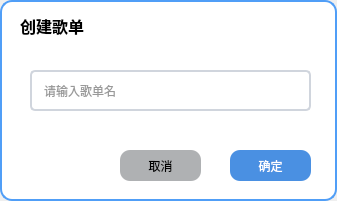
<?xml version="1.0" encoding="UTF-8"?>
<ui version="4.0">
 <class>UiDialog</class>
 <widget class="QDialog" name="UiDialog">
  <property name="geometry">
   <rect>
    <x>0</x>
    <y>0</y>
    <width>337</width>
    <height>201</height>
   </rect>
  </property>
  <property name="windowTitle">
   <string>Dialog</string>
  </property>
  <layout class="QHBoxLayout" name="horizontalLayout">
   <property name="spacing">
    <number>0</number>
   </property>
   <property name="leftMargin">
    <number>0</number>
   </property>
   <property name="topMargin">
    <number>0</number>
   </property>
   <property name="rightMargin">
    <number>0</number>
   </property>
   <property name="bottomMargin">
    <number>0</number>
   </property>
   <item>
    <widget class="QWidget" name="myWidget" native="true">
     <property name="styleSheet">
      <string notr="true">QWidget#myWidget { 
	background-color: white; 
	border-radius: 12px; 
	border: 1.5px solid rgb(80, 158, 247);
}</string>
     </property>
     <widget class="QLineEdit" name="lineEdit">
      <property name="geometry">
       <rect>
        <x>30</x>
        <y>70</y>
        <width>281</width>
        <height>41</height>
       </rect>
      </property>
      <property name="styleSheet">
       <string notr="true">QLineEdit{
border-radius: 5px;
padding-left: 10px;
background-color: white;
border: 1.5px solid #D0D5DD;
color: #333333;
}
</string>
      </property>
      <property name="placeholderText">
       <string>请输入歌单名</string>
      </property>
     </widget>
     <widget class="QLabel" name="label">
      <property name="geometry">
       <rect>
        <x>20</x>
        <y>10</y>
        <width>81</width>
        <height>31</height>
       </rect>
      </property>
      <property name="font">
       <font>
        <pointsize>12</pointsize>
        <bold>true</bold>
       </font>
      </property>
      <property name="styleSheet">
       <string notr="true">color: black;</string>
      </property>
      <property name="text">
       <string>创建歌单</string>
      </property>
     </widget>
     <widget class="QPushButton" name="cancelBtn">
      <property name="geometry">
       <rect>
        <x>120</x>
        <y>150</y>
        <width>81</width>
        <height>31</height>
       </rect>
      </property>
      <property name="cursor">
       <cursorShape>PointingHandCursor</cursorShape>
      </property>
      <property name="styleSheet">
       <string notr="true">QPushButton{
border-radius: 10px;
background-color: rgb(175, 177, 179);
color: black;
}</string>
      </property>
      <property name="text">
       <string>取消</string>
      </property>
     </widget>
     <widget class="QPushButton" name="acceptBtn">
      <property name="geometry">
       <rect>
        <x>230</x>
        <y>150</y>
        <width>81</width>
        <height>31</height>
       </rect>
      </property>
      <property name="cursor">
       <cursorShape>PointingHandCursor</cursorShape>
      </property>
      <property name="styleSheet">
       <string notr="true">QPushButton{
border-radius: 10px;
background-color: rgb(74, 144, 226);
color: white;
}</string>
      </property>
      <property name="text">
       <string>确定</string>
      </property>
     </widget>
    </widget>
   </item>
  </layout>
 </widget>
 <resources/>
 <connections/>
</ui>
